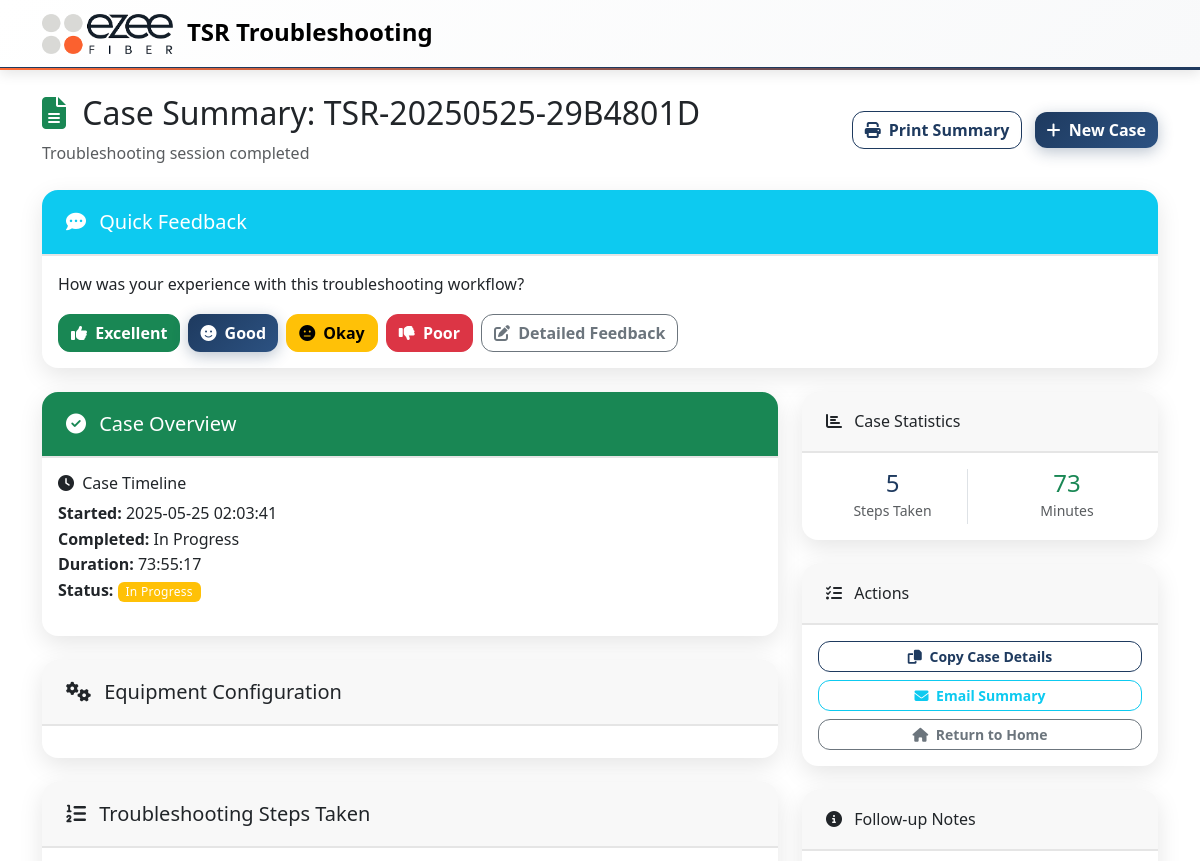
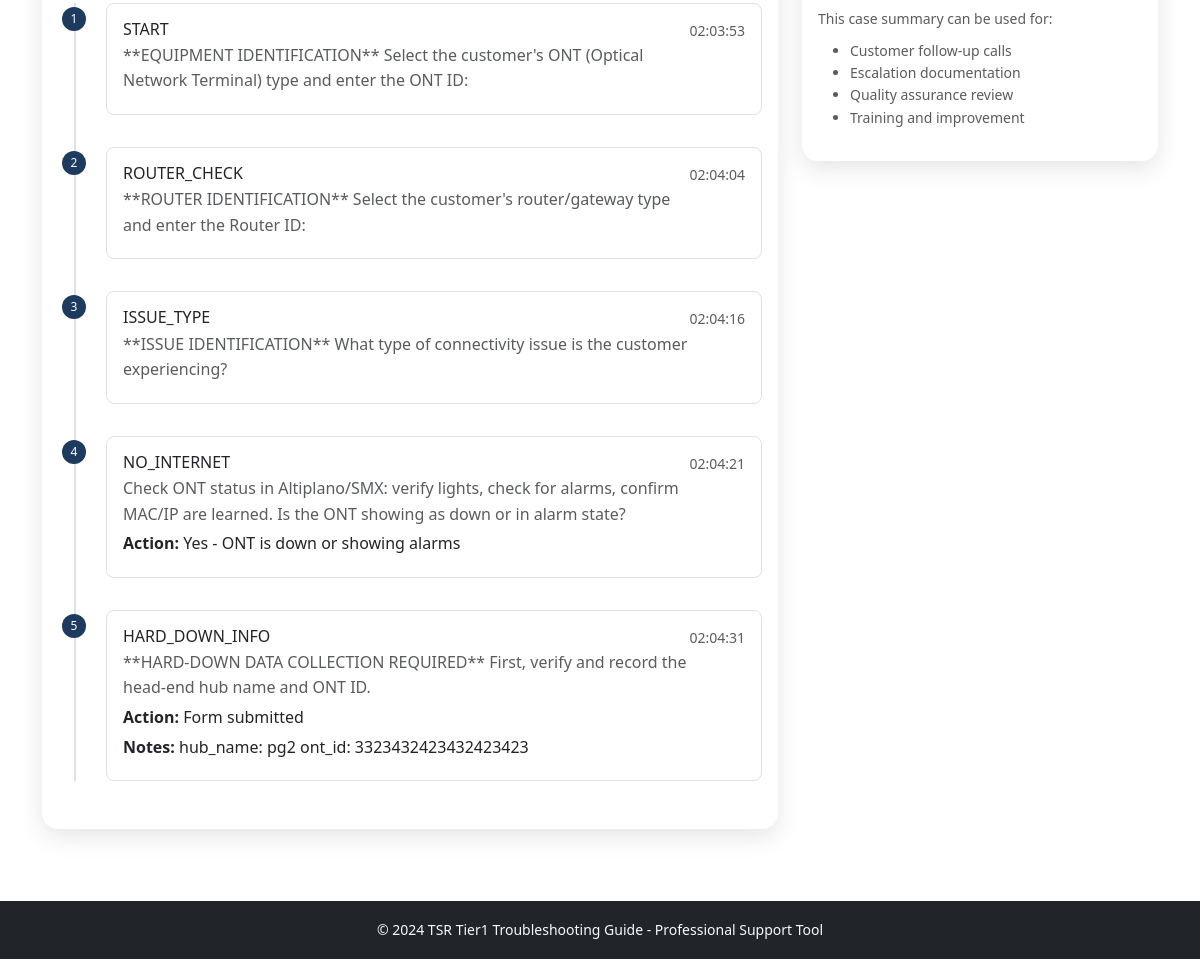
Page /case_summary/8 on the committed database (2 pictures, top to bottom).
### models.py (models this page shows, shortened)
class TroubleshootingCase(db.Model):
    id = db.Column(db.Integer, primary_key=True)
    session_id = db.Column(db.String(100), nullable=False)
    case_number = db.Column(db.String(50), unique=True, nullable=False)
    customer_info = db.Column(db.Text)  # JSON string
    ont_type = db.Column(db.String(50))
    ont_id = db.Column(db.String(50))  # ONT identifier (flexible format)
    router_type = db.Column(db.String(50))
    router_id = db.Column(db.String(50))  # Router identifier (flexible format)
    issue_type = db.Column(db.String(100))
    resolution = db.Column(db.String(200))
    status = db.Column(db.String(20), default='in_progress')  # in_progress, resolved, escalated, unresolved
    created_at = db.Column(db.DateTime, default=datetime.utcnow)
    completed_at = db.Column(db.DateTime)
    start_time = db.Column(db.Float)  # timestamp
    end_time = db.Column(db.Float)  # timestamp
    def get_customer_info(self):
        if self.customer_info:
            return json.loads(self.customer_info)
        return {}
    def get_duration(self):
        if self.start_time and self.end_time:
            duration_seconds = int(self.end_time - self.start_time)
        elif self.start_time:
            duration_seconds = int(datetime.now().timestamp() - self.start_time)
        else:
            return 0
        return duration_seconds // 60

class TroubleshootingStep(db.Model):
    id = db.Column(db.Integer, primary_key=True)
    case_id = db.Column(db.Integer, db.ForeignKey('troubleshooting_case.id'), nullable=False)
    step_id = db.Column(db.String(50), nullable=False)
    step_name = db.Column(db.String(200))
    action_taken = db.Column(db.String(500))
    result = db.Column(db.String(500))
    notes = db.Column(db.Text)
    timestamp = db.Column(db.DateTime, default=datetime.utcnow)
    case = db.relationship('TroubleshootingCase', backref=db.backref('steps', lazy=True, order_by='TroubleshootingStep.timestamp'))

### routes.py (the view)
@app.route('/case_summary/<int:case_id>')
def case_summary(case_id):
    case = TroubleshootingCase.query.get_or_404(case_id)
    escalation_report = None
    if case.status == 'escalated':
        escalation_report = generate_tier2_escalation_report(case)
    dispatch_report = None
    if case.status in ['dispatch_pending', 'resolved'] and (
        any(step.step_id.startswith('DISPATCH_') for step in case.steps) or
        case.issue_type == 'Complete Outage'
    ):
        dispatch_report = generate_dispatch_report(case)
    return render_template('case_summary.html', case=case, dispatch_report=dispatch_report, escalation_report=escalation_report)

### templates/case_summary.html (shortened to what this page needs)
{% extends "base.html" %}
{% block content %}
<div class="container py-4">
    <div class="row justify-content-between align-items-center mb-4">
        <div class="col">
            <h2>
                <i class="fas fa-file-alt me-2 text-success"></i>
                Case Summary: {{ case.case_number }}
            </h2>
            <p class="text-muted mb-0">Troubleshooting session completed</p>
        </div>
        <div class="col-auto">
            <button onclick="window.print()" class="btn btn-outline-primary me-2">
                <i class="fas fa-print me-1"></i>
                Print Summary
            </button>
            <a href="{{ url_for('restart_case') }}" class="btn btn-primary">
                <i class="fas fa-plus me-1"></i>
                New Case
            </a>
        </div>
    </div>
    <div class="row mb-4">
        <div class="col-12">
            <div class="card border-info">
                <div class="card-header bg-info text-white">
                    <h5 class="mb-0">
                        <i class="fas fa-comment-dots me-2"></i>
                        Quick Feedback
                    </h5>
                </div>
                <div class="card-body">
                    <p class="mb-3">How was your experience with this troubleshooting workflow?</p>
                    <div class="d-flex gap-2 flex-wrap">
                        <button class="btn btn-success" onclick="submitFeedback('excellent', '{{ case.id }}')">
                            <i class="fas fa-thumbs-up me-1"></i>
                            Excellent
                        </button>
                        <button class="btn btn-primary" onclick="submitFeedback('good', '{{ case.id }}')">
                            <i class="fas fa-smile me-1"></i>
                            Good
                        </button>
                        <button class="btn btn-warning" onclick="submitFeedback('okay', '{{ case.id }}')">
                            <i class="fas fa-meh me-1"></i>
                            Okay
                        </button>
                        <button class="btn btn-danger" onclick="submitFeedback('poor', '{{ case.id }}')">
                            <i class="fas fa-thumbs-down me-1"></i>
                            Poor
                        </button>
                        <button class="btn btn-outline-secondary" onclick="showDetailedFeedback('{{ case.id }}')">
                            <i class="fas fa-edit me-1"></i>
                            Detailed Feedback
                        </button>
                    </div>
                </div>
            </div>
        </div>
    </div>
    <div class="row">
        <div class="col-lg-8">
            <div class="card mb-4">
                <div class="card-header bg-success text-white">
                    <h5 class="mb-0">
                        <i class="fas fa-check-circle me-2"></i>
                        Case Overview
                    </h5>
                </div>
                <div class="card-body">
                    <div class="row">
                        <div class="col-md-6">
                            <h6><i class="fas fa-clock me-1"></i> Case Timeline</h6>
                            <ul class="list-unstyled">
                                <li><strong>Started:</strong> {{ case.start_time|datetime }}</li>
                                <li><strong>Completed:</strong> {{ case.end_time|datetime if case.end_time else 'In Progress' }}</li>
                                <li><strong>Duration:</strong> {{ case.start_time|duration(case.end_time) }}</li>
                                <li><strong>Status:</strong>
                                    <span class="badge bg-{{ 'success' if case.status == 'resolved' else 'warning' }}">
                                        {{ case.status.replace('_', ' ').title() }}
                                    </span>
                                </li>
                            </ul>
                        </div>
                    </div>
                </div>
            </div>
            <div class="card mb-4">
                <div class="card-header">
                    <h5 class="mb-0">
                        <i class="fas fa-cogs me-2"></i>
                        Equipment Configuration
                    </h5>
                </div>
                <div class="card-body">
                </div>
            </div>
            <div class="card">
                <div class="card-header">
                    <h5 class="mb-0">
                        <i class="fas fa-list-ol me-2"></i>
                        Troubleshooting Steps Taken
                    </h5>
                </div>
                <div class="card-body">
                    {% if case.steps %}
                        <div class="timeline">
                            {% for step in case.steps %}
                            <div class="timeline-item">
                                <div class="timeline-marker">
                                    <span class="badge bg-primary rounded-pill">{{ loop.index }}</span>
                                </div>
                                <div class="timeline-content">
                                    <div class="d-flex justify-content-between align-items-start">
                                        <div>
                                            <h6 class="mb-1">{{ step.step_id }}</h6>
                                            {% if step.step_name %}
                                            <p class="text-muted mb-1">{{ step.step_name }}</p>
                                            {% endif %}
                                            {% if step.action_taken %}
                                            <p class="mb-1"><strong>Action:</strong> {{ step.action_taken }}</p>
                                            {% endif %}
                                            {% if step.notes %}
                                            <p class="mb-1"><strong>Notes:</strong> {{ step.notes }}</p>
                                            {% endif %}
                                        </div>
                                        <small class="text-muted">{{ step.timestamp.strftime('%H:%M:%S') }}</small>
                                    </div>
                                </div>
                            </div>
                            {% endfor %}
                        </div>
                    {% else %}
                        <p class="text-muted">No detailed steps recorded for this case.</p>
                    {% endif %}
                </div>
            </div>
        </div>
        <div class="col-lg-4">
            <div class="card mb-4">
                <div class="card-header">
                    <h6 class="mb-0">
                        <i class="fas fa-chart-bar me-2"></i>
                        Case Statistics
                    </h6>
                </div>
                <div class="card-body">
                    <div class="row text-center">
                        <div class="col-6">
                            <div class="border-end">
                                <h4 class="text-primary mb-0">{{ case.steps|length }}</h4>
                                <small class="text-muted">Steps Taken</small>
                            </div>
                        </div>
                        <div class="col-6">
                            <h4 class="text-success mb-0">{{ case.get_duration() // 60 }}</h4>
                            <small class="text-muted">Minutes</small>
                        </div>
                    </div>
                </div>
            </div>
            <div class="card mb-4">
                <div class="card-header">
                    <h6 class="mb-0">
                        <i class="fas fa-tasks me-2"></i>
                        Actions
                    </h6>
                </div>
                <div class="card-body">
                    <div class="d-grid gap-2">
                        <button onclick="copyToClipboard()" class="btn btn-outline-primary btn-sm">
                            <i class="fas fa-copy me-1"></i>
                            Copy Case Details
                        </button>
                        <button onclick="emailSummary()" class="btn btn-outline-info btn-sm">
                            <i class="fas fa-envelope me-1"></i>
                            Email Summary
                        </button>
                        <a href="{{ url_for('index') }}" class="btn btn-outline-secondary btn-sm">
                            <i class="fas fa-home me-1"></i>
                            Return to Home
                        </a>
                    </div>
                </div>
            </div>
            <div class="card">
                <div class="card-header">
                    <h6 class="mb-0">
                        <i class="fas fa-info-circle me-2"></i>
                        Follow-up Notes
                    </h6>
                </div>
                <div class="card-body">
                    <small class="text-muted">
                        This case summary can be used for:
                        <ul class="mt-2">
                            <li>Customer follow-up calls</li>
                            <li>Escalation documentation</li>
                            <li>Quality assurance review</li>
                            <li>Training and improvement</li>
                        </ul>
                    </small>
                </div>
            </div>
        </div>
    </div>
</div>
{% endblock %}

### templates/base.html (shortened to what this page needs)
<!DOCTYPE html>
<html lang="en">
<head>
    <link href="https://cdn.jsdelivr.net/npm/bootstrap@5.3.0/dist/css/bootstrap.min.css" rel="stylesheet">
    <link rel="stylesheet" href="https://cdnjs.cloudflare.com/ajax/libs/font-awesome/6.4.0/css/all.min.css">
    <link rel="stylesheet" href="{{ url_for('static', filename='css/custom.css') }}">
    <link rel="stylesheet" href="{{ url_for('static', filename='css/ezee-theme.css') }}">
</head>
<body>
    <nav class="navbar navbar-expand-lg">
        <div class="container">
            <a class="navbar-brand" href="{{ url_for('index') }}">
                <img src="{{ url_for('static', filename='images/ezee-logo.png') }}" alt="Ezee Fiber" class="me-2">
                TSR Troubleshooting
            </a>
        </div>
    </nav>
    <main class="flex-grow-1">
        {% block content %}{% endblock %}
    </main>
    <footer class="bg-dark text-light py-3 mt-5">
        <div class="container text-center">
            <small>&copy; 2024 TSR Tier1 Troubleshooting Guide - Professional Support Tool</small>
        </div>
    </footer>
</body>
</html>

### rows in the picture
TroubleshootingCase: case_number "TSR-20250525-29B4801D", start_time "2025-05-25 02:03:41", end_time "In Progress", start_time|duration "73:55:17", status.replace "In Progress", start_time+end_time "73"
TroubleshootingStep: step_id "START", step_name "**EQUIPMENT IDENTIFICATION** Select the customer's ONT (Optical Network Terminal) type and enter the ONT ID:", timestamp "02:03:53"
TroubleshootingStep: step_id "ROUTER_CHECK", step_name "**ROUTER IDENTIFICATION** Select the customer's router/gateway type and enter the Router ID:", timestamp "02:04:04"
TroubleshootingStep: step_id "ISSUE_TYPE", step_name "**ISSUE IDENTIFICATION** What type of connectivity issue is the customer experiencing?", timestamp "02:04:16"
TroubleshootingStep: step_id "NO_INTERNET", step_name "Check ONT status in Altiplano/SMX: verify lights, check for alarms, confirm MAC/IP are learned. Is the ONT showing as down or in alarm state?", action_taken "Yes - ONT is down or showing alarms", timestamp "02:04:21"
TroubleshootingStep: step_id "HARD_DOWN_INFO", step_name "**HARD-DOWN DATA COLLECTION REQUIRED** First, verify and record the head-end hub name and ONT ID.", action_taken "Form submitted", notes "hub_name: pg2 ont_id: 3323432423432423423", timestamp "02:04:31"

### other values in the picture
{{ case.steps|length }} "5"
